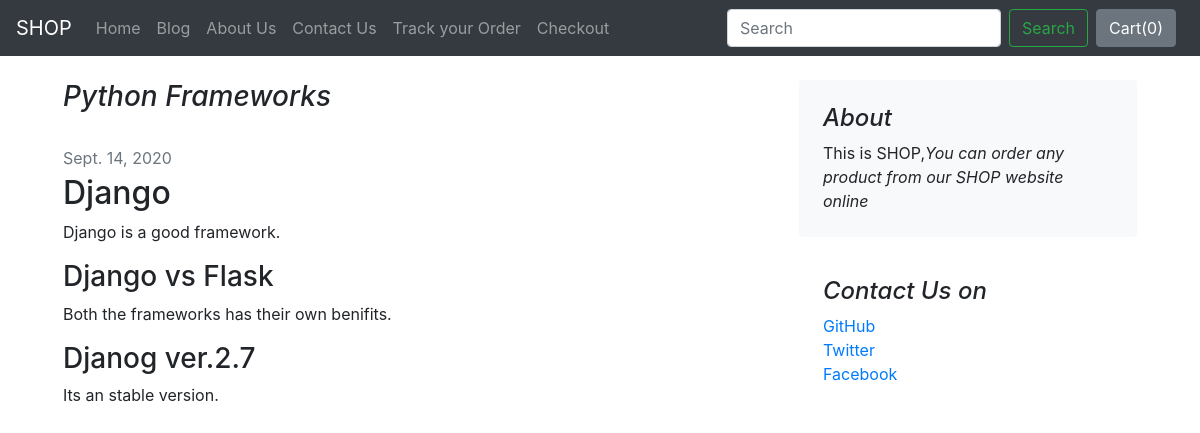
The page /blog/blogpost/1 on the database its author committed.
### blog/models.py (models this page shows)
class Blogpost(models.Model):
    post_id = models.AutoField(primary_key=True)
    title = models.CharField(max_length = 50)
    head0 = models.CharField(max_length = 50, default="")
    chead0 = models.CharField(max_length = 5000, default="")
    head1 = models.CharField(max_length = 50, default="")
    chead1 = models.CharField(max_length = 5000, default="")
    head2 = models.CharField(max_length = 50, default="")
    chead2 = models.CharField(max_length = 5000, default="")
    pub_date = models.DateField()
    thumbnail = models.ImageField(upload_to = 'shop/images', default = "")
    def __str__(self):
        return self.title

### blog/views.py (the view)
# urls.py: path('blogpost/<int:id>', views.blogpost, name="blogPost")
def blogpost(request, id):
    Posts = Blogpost.objects.filter(post_id = id)[0]  # sending the blogpost to index.html by fetchong it from databse.
    print(Posts)
    return render(request, 'blog/blogpost.html', {'Posts': Posts})

### blog/templates/blog/blogpost.html (shortened to what this page needs)
{% extends 'blog/basic.html' %}
{% block body %}
<div class="row mt-4 mx-5">
  <div class="col-md-8 blog-main">
    <h3 class="pb-4 mb-2 font-italic">
      {{Posts.title}}
    </h3>
    <div class="mb-1 text-muted">{{Posts.pub_date}}</div>
    <div class="blog-post">
      <h2>{{Posts.head0}}</h2>
      <p>{{Posts.chead0}}</p>
      <h3>{{Posts.head1}}</h3>
      <p>{{Posts.chead1}}</p>
      <h3>{{Posts.head2}}</h3>
      <p>{{Posts.chead2}}</p>
    </div>
  </div>
  <aside class="col-md-4 blog-sidebar">
    <div class="p-4 mb-3 bg-light rounded">
      <h4 class="font-italic">About</h4>
      <p class="mb-0">This is SHOP,<em>You can order any product from our SHOP website online</em></p>
    </div>
    <div class="p-4">
      <h4 class="font-italic">Contact Us on</h4>
      <ol class="list-unstyled">
        <li><a href="#">GitHub</a></li>
        <li><a href="#">Twitter</a></li>
        <li><a href="#">Facebook</a></li>
      </ol>
    </div>
  </aside>
</div>
{% endblock %}

### rows shown on the page
Blogpost: title "Python Frameworks", pub_date "Sept. 14, 2020", head0 "Django", chead0 "Django is a good framework.", head1 "Django vs Flask", chead1 "Both the frameworks has their own benifits.", head2 "Djanog ver.2.7", chead2 "Its an stable version."
